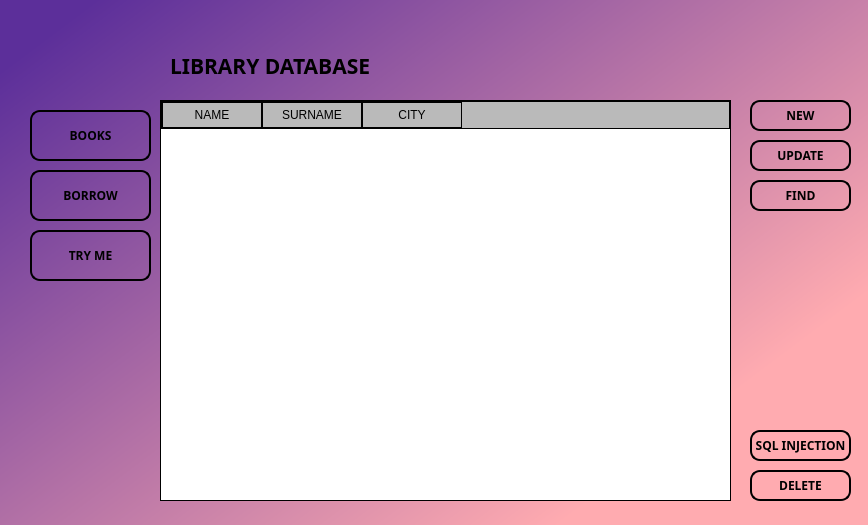
<?xml version="1.0" encoding="UTF-8"?>
<ui version="4.0">
 <class>MainWindow</class>
 <widget class="QMainWindow" name="MainWindow">
  <property name="geometry">
   <rect>
    <x>0</x>
    <y>0</y>
    <width>868</width>
    <height>525</height>
   </rect>
  </property>
  <property name="windowTitle">
   <string>MainWindow</string>
  </property>
  <widget class="QWidget" name="centralwidget">
   <widget class="QWidget" name="bgwidget" native="true">
    <property name="geometry">
     <rect>
      <x>-10</x>
      <y>0</y>
      <width>881</width>
      <height>531</height>
     </rect>
    </property>
    <property name="styleSheet">
     <string notr="true">QWidget#bgwidget{
background-color: qlineargradient(spread:pad, x1:0.051, y1:0.0849545, x2:0.853, y2:0.726818, stop:0 rgba(92, 47, 154, 255), stop:1 rgba(255, 171, 176, 255));}</string>
    </property>
    <widget class="QPushButton" name="find_button">
     <property name="geometry">
      <rect>
       <x>760</x>
       <y>180</y>
       <width>101</width>
       <height>31</height>
      </rect>
     </property>
     <property name="font">
      <font>
       <family>Lucida Fax</family>
       <weight>75</weight>
       <bold>true</bold>
      </font>
     </property>
     <property name="cursor">
      <cursorShape>OpenHandCursor</cursorShape>
     </property>
     <property name="styleSheet">
      <string notr="true">QPushButton{
	border-style:outset;
	border-width:2px;
	border-radius:10px;
	border-color:black;
}

QPushButton:hover{
	border-style:outset;
	border-width:2px;
	border-radius:10px;
	border-color:black;
	border-color:rgb(51, 143, 255);
	color: rgb(51, 143, 255);
}</string>
     </property>
     <property name="text">
      <string>FIND</string>
     </property>
    </widget>
    <widget class="QPushButton" name="borrow_button">
     <property name="geometry">
      <rect>
       <x>40</x>
       <y>170</y>
       <width>121</width>
       <height>51</height>
      </rect>
     </property>
     <property name="font">
      <font>
       <family>Lucida Fax</family>
       <weight>75</weight>
       <bold>true</bold>
      </font>
     </property>
     <property name="cursor">
      <cursorShape>OpenHandCursor</cursorShape>
     </property>
     <property name="styleSheet">
      <string notr="true">QPushButton{
	border-style:outset;
	border-width:2px;
	border-radius:10px;
	border-color:black;
}

QPushButton:hover{
	border-style:outset;
	border-width:2px;
	border-radius:10px;
	border-color:black;
	border-color:rgb(51, 143, 255);
	color: rgb(51, 143, 255);
}</string>
     </property>
     <property name="text">
      <string>BORROW</string>
     </property>
    </widget>
    <widget class="QPushButton" name="update_button">
     <property name="geometry">
      <rect>
       <x>760</x>
       <y>140</y>
       <width>101</width>
       <height>31</height>
      </rect>
     </property>
     <property name="font">
      <font>
       <family>Lucida Fax</family>
       <weight>75</weight>
       <bold>true</bold>
      </font>
     </property>
     <property name="cursor">
      <cursorShape>OpenHandCursor</cursorShape>
     </property>
     <property name="styleSheet">
      <string notr="true">QPushButton{
	border-style:outset;
	border-width:2px;
	border-radius:10px;
	border-color:black;
}

QPushButton:hover{
	border-style:outset;
	border-width:2px;
	border-radius:10px;
	border-color:black;
	border-color:rgb(51, 143, 255);
	color: rgb(51, 143, 255);
}</string>
     </property>
     <property name="text">
      <string>UPDATE</string>
     </property>
    </widget>
    <widget class="QLabel" name="library_label">
     <property name="geometry">
      <rect>
       <x>180</x>
       <y>40</y>
       <width>311</width>
       <height>51</height>
      </rect>
     </property>
     <property name="font">
      <font>
       <family>Lucida Fax</family>
       <pointsize>16</pointsize>
       <weight>75</weight>
       <bold>true</bold>
      </font>
     </property>
     <property name="text">
      <string>LIBRARY DATABASE</string>
     </property>
    </widget>
    <widget class="QPushButton" name="delete_button">
     <property name="geometry">
      <rect>
       <x>760</x>
       <y>470</y>
       <width>101</width>
       <height>31</height>
      </rect>
     </property>
     <property name="font">
      <font>
       <family>Lucida Fax</family>
       <weight>75</weight>
       <bold>true</bold>
      </font>
     </property>
     <property name="cursor">
      <cursorShape>OpenHandCursor</cursorShape>
     </property>
     <property name="styleSheet">
      <string notr="true">QPushButton{
	border-style:outset;
	border-width:2px;
	border-radius:10px;
	border-color:black;
}

QPushButton:hover{
	border-style:outset;
	border-width:2px;
	border-radius:10px;
	border-color:black;
	border-color:rgb(51, 143, 255);
	color: rgb(51, 143, 255);
}</string>
     </property>
     <property name="text">
      <string>DELETE</string>
     </property>
    </widget>
    <widget class="QPushButton" name="books_button">
     <property name="geometry">
      <rect>
       <x>40</x>
       <y>110</y>
       <width>121</width>
       <height>51</height>
      </rect>
     </property>
     <property name="font">
      <font>
       <family>Lucida Fax</family>
       <weight>75</weight>
       <bold>true</bold>
      </font>
     </property>
     <property name="cursor">
      <cursorShape>OpenHandCursor</cursorShape>
     </property>
     <property name="styleSheet">
      <string notr="true">QPushButton{
	border-style:outset;
	border-width:2px;
	border-radius:10px;
	border-color:black;
}

QPushButton:hover{
	border-style:outset;
	border-width:2px;
	border-radius:10px;
	border-color:black;
	border-color:rgb(51, 143, 255);
	color: rgb(51, 143, 255);
}</string>
     </property>
     <property name="text">
      <string>BOOKS</string>
     </property>
    </widget>
    <widget class="QPushButton" name="try_me_button">
     <property name="geometry">
      <rect>
       <x>40</x>
       <y>230</y>
       <width>121</width>
       <height>51</height>
      </rect>
     </property>
     <property name="font">
      <font>
       <family>Lucida Fax</family>
       <weight>75</weight>
       <bold>true</bold>
      </font>
     </property>
     <property name="cursor">
      <cursorShape>OpenHandCursor</cursorShape>
     </property>
     <property name="styleSheet">
      <string notr="true">QPushButton{
	border-style:outset;
	border-width:2px;
	border-radius:10px;
	border-color:black;
}

QPushButton:hover{
	border-style:outset;
	border-width:2px;
	border-radius:10px;
	border-color:black;
	border-color:rgb(51, 143, 255);
	color: rgb(51, 143, 255);
}</string>
     </property>
     <property name="text">
      <string>TRY ME</string>
     </property>
    </widget>
    <widget class="QPushButton" name="new_button">
     <property name="geometry">
      <rect>
       <x>760</x>
       <y>100</y>
       <width>101</width>
       <height>31</height>
      </rect>
     </property>
     <property name="font">
      <font>
       <family>Lucida Fax</family>
       <weight>75</weight>
       <bold>true</bold>
      </font>
     </property>
     <property name="cursor">
      <cursorShape>OpenHandCursor</cursorShape>
     </property>
     <property name="styleSheet">
      <string notr="true">QPushButton{
	border-style:outset;
	border-width:2px;
	border-radius:10px;
	border-color:black;
}

QPushButton:hover{
	border-style:outset;
	border-width:2px;
	border-radius:10px;
	border-color:black;
	border-color:rgb(51, 143, 255);
	color: rgb(51, 143, 255);
}</string>
     </property>
     <property name="text">
      <string>NEW</string>
     </property>
    </widget>
    <widget class="QLabel" name="background_label">
     <property name="geometry">
      <rect>
       <x>0</x>
       <y>-10</y>
       <width>891</width>
       <height>701</height>
      </rect>
     </property>
     <property name="minimumSize">
      <size>
       <width>891</width>
       <height>701</height>
      </size>
     </property>
     <property name="maximumSize">
      <size>
       <width>891</width>
       <height>701</height>
      </size>
     </property>
     <property name="text">
      <string/>
     </property>
     <property name="pixmap">
      <pixmap>../bds_project_3/Source_imgs/bckgrnd.jpg</pixmap>
     </property>
    </widget>
    <widget class="QStackedWidget" name="stackedWidget">
     <property name="geometry">
      <rect>
       <x>170</x>
       <y>100</y>
       <width>571</width>
       <height>401</height>
      </rect>
     </property>
     <property name="currentIndex">
      <number>2</number>
     </property>
     <widget class="QWidget" name="page_book">
      <widget class="QTableWidget" name="books_tableWidget">
       <property name="geometry">
        <rect>
         <x>0</x>
         <y>0</y>
         <width>571</width>
         <height>401</height>
        </rect>
       </property>
       <property name="focusPolicy">
        <enum>Qt::StrongFocus</enum>
       </property>
       <property name="styleSheet">
        <string notr="true">QWidget {
    background-color: rgb(186, 186, 186);
    color: black;
	border: 1px solid black;
}

QHeaderView::section {
    background-color: rgb(186, 186, 186);
    padding: 4px;
    border: 1px solid black;
	font: 63 9pt &quot;Lucida Fax&quot;;
}

QTableWidget {
    gridline-color: black;
	font: 63 8pt &quot;Lucida Fax&quot;;
	background-color:white;
	alternate-background-color:rgb(156, 156, 156);
	selection-background-color:rgb(156, 156, 156);
	 border: 1px solid black;
}
QTableWidget QTableCornerButton::section {
    background-color: rgb(186, 186, 186);
    border: 1px solid black;

}
</string>
       </property>
       <column>
        <property name="text">
         <string>TITLE</string>
        </property>
       </column>
       <column>
        <property name="text">
         <string>NAME</string>
        </property>
       </column>
       <column>
        <property name="text">
         <string>SURNAME</string>
        </property>
       </column>
       <column>
        <property name="text">
         <string>TYPE</string>
        </property>
       </column>
      </widget>
     </widget>
     <widget class="QWidget" name="page_borrow">
      <widget class="QTableWidget" name="borrow_tableWidget">
       <property name="geometry">
        <rect>
         <x>0</x>
         <y>0</y>
         <width>571</width>
         <height>401</height>
        </rect>
       </property>
       <property name="focusPolicy">
        <enum>Qt::StrongFocus</enum>
       </property>
       <property name="styleSheet">
        <string notr="true">QWidget {
    background-color: rgb(186, 186, 186);
    color: black;
	border: 1px solid black;
}

QHeaderView::section {
    background-color: rgb(186, 186, 186);
    padding: 4px;
    border: 1px solid black;
	font: 63 9pt &quot;Lucida Fax&quot;;
}

QTableWidget {
    gridline-color: black;
	font: 63 8pt &quot;Lucida Fax&quot;;
	background-color:white;
	alternate-background-color:rgb(156, 156, 156);
	selection-background-color:rgb(156, 156, 156);
	 border: 1px solid black;
}
QTableWidget QTableCornerButton::section {
    background-color: rgb(186, 186, 186);
    border: 1px solid black;

}
</string>
       </property>
       <column>
        <property name="text">
         <string>BOOK</string>
        </property>
       </column>
       <column>
        <property name="text">
         <string>READER NAME</string>
        </property>
       </column>
       <column>
        <property name="text">
         <string>READER SURNAME</string>
        </property>
       </column>
       <column>
        <property name="text">
         <string>BORROW</string>
        </property>
       </column>
       <column>
        <property name="text">
         <string>RETURN</string>
        </property>
       </column>
      </widget>
     </widget>
     <widget class="QWidget" name="page_tryme">
      <widget class="QTableWidget" name="try_me_tableWidget">
       <property name="geometry">
        <rect>
         <x>0</x>
         <y>0</y>
         <width>571</width>
         <height>401</height>
        </rect>
       </property>
       <property name="focusPolicy">
        <enum>Qt::StrongFocus</enum>
       </property>
       <property name="styleSheet">
        <string notr="true">QWidget {
    background-color: rgb(186, 186, 186);
    color: black;
	border: 1px solid black;
}

QHeaderView::section {
    background-color: rgb(186, 186, 186);
    padding: 4px;
    border: 1px solid black;
	font: 63 9pt &quot;Lucida Fax&quot;;
}

QTableWidget {
    gridline-color: black;
	font: 63 8pt &quot;Lucida Fax&quot;;
	background-color:white;
	alternate-background-color:rgb(156, 156, 156);
	selection-background-color:rgb(156, 156, 156);
	 border: 1px solid black;
}
QTableWidget QTableCornerButton::section {
    background-color: rgb(186, 186, 186);
    border: 1px solid black;

}
</string>
       </property>
       <column>
        <property name="text">
         <string>NAME</string>
        </property>
       </column>
       <column>
        <property name="text">
         <string>SURNAME</string>
        </property>
       </column>
       <column>
        <property name="text">
         <string>CITY</string>
        </property>
       </column>
      </widget>
     </widget>
    </widget>
    <widget class="QPushButton" name="sql_button">
     <property name="geometry">
      <rect>
       <x>760</x>
       <y>430</y>
       <width>101</width>
       <height>31</height>
      </rect>
     </property>
     <property name="font">
      <font>
       <family>Lucida Fax</family>
       <weight>75</weight>
       <bold>true</bold>
      </font>
     </property>
     <property name="cursor">
      <cursorShape>OpenHandCursor</cursorShape>
     </property>
     <property name="styleSheet">
      <string notr="true">QPushButton{
	border-style:outset;
	border-width:2px;
	border-radius:10px;
	border-color:black;
}

QPushButton:hover{
	border-style:outset;
	border-width:2px;
	border-radius:10px;
	border-color:black;
	border-color:rgb(51, 143, 255);
	color: rgb(51, 143, 255);
}</string>
     </property>
     <property name="text">
      <string>SQL INJECTION</string>
     </property>
    </widget>
    <zorder>background_label</zorder>
    <zorder>find_button</zorder>
    <zorder>borrow_button</zorder>
    <zorder>update_button</zorder>
    <zorder>library_label</zorder>
    <zorder>delete_button</zorder>
    <zorder>books_button</zorder>
    <zorder>try_me_button</zorder>
    <zorder>new_button</zorder>
    <zorder>stackedWidget</zorder>
    <zorder>sql_button</zorder>
   </widget>
  </widget>
 </widget>
 <resources/>
 <connections/>
</ui>
